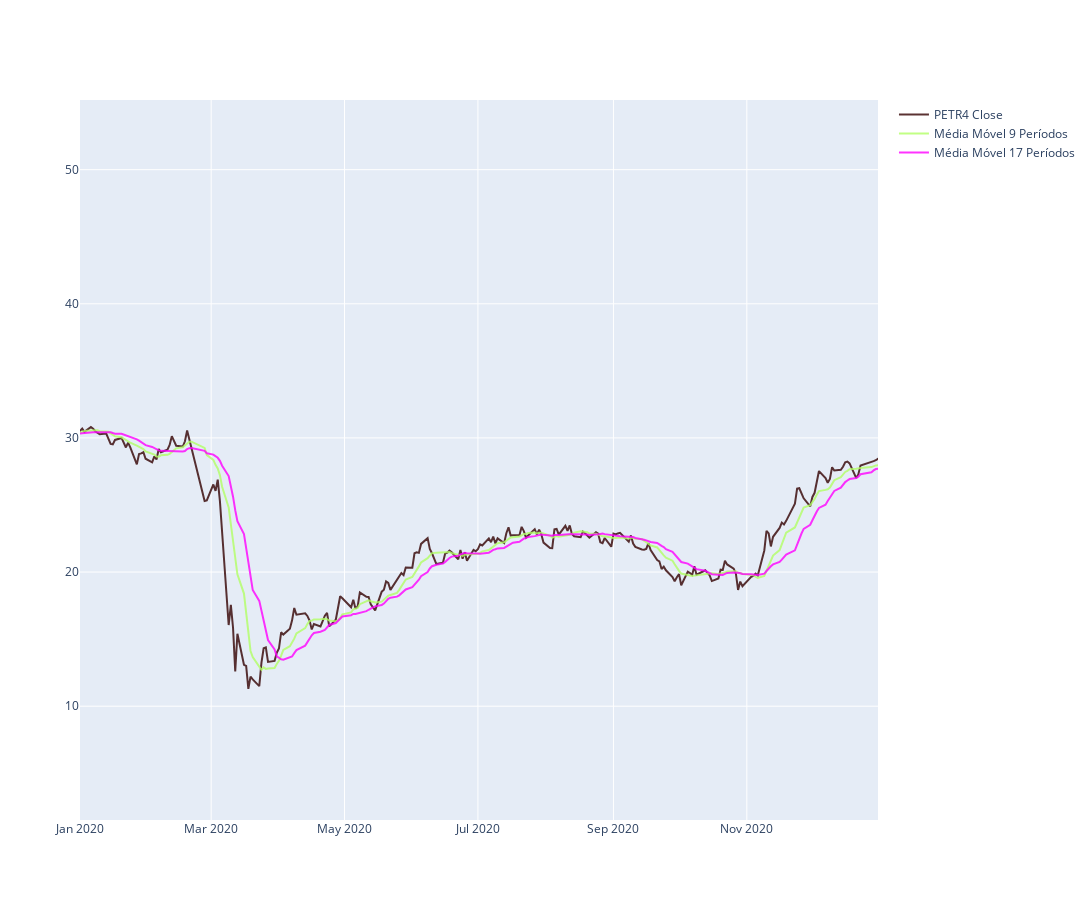

Source (notebook cell):
### Code cell
close = go.Scatter(
    x=df.index,
    y=df.Close,
    name = "PETR4 Close",
    line = dict(color = '#330000'),
    opacity = 0.8
)

MM_9 = go.Scatter(
    x=df.index,
    y=df['MM_9'],
    name = "Média Móvel 9 Períodos",
    line = dict(color = '#B2FF66'),
    opacity = 0.8
)

MM_17 = go.Scatter(
    x=df.index,
    y=df['MM_17'],
    name = "Média Móvel 17 Períodos",
    line = dict(color = '#FF00FF'),
    opacity = 0.8
)

data = [close, MM_9, MM_17]

layout = dict(
    autosize=False,
    width=1500,
    height=900,
    xaxis = dict(
        range = ['2020-01-01','2020-12-31']
    )
)

fig = dict(data=data, layout=layout)
py.iplot(fig)

### Figure 1 — Plotly figure (JSON) as saved in the notebook; plotly's stock layout.template omitted (floating-point values rounded to 4 significant figures; data arrays with more than 128 entries replaced by an {"elided": "..."} marker saying what was removed)
{"data": [{"line": {"color": "#330000"}, "name": "PETR4 Close", "opacity": 0.8, "type": "scatter", "x": {"elided": "5357 str values"}, "y": {"elided": "5357 float values"}}, {"line": {"color": "#B2FF66"}, "name": "Média Móvel 9 Períodos", "opacity": 0.8, "type": "scatter", "x": {"elided": "5357 str values"}, "y": {"elided": "5357 float values"}}, {"line": {"color": "#FF00FF"}, "name": "Média Móvel 17 Períodos", "opacity": 0.8, "type": "scatter", "x": {"elided": "5357 str values"}, "y": {"elided": "5357 float values"}}], "layout": {"autosize": false, "height": 900, "width": 1500, "xaxis": {"range": ["2020-01-01", "2020-12-31"]}}}
